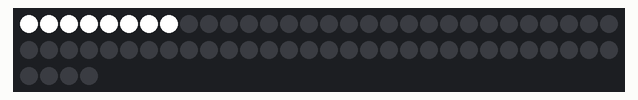
This sketch was run on a simulated Arduino Uno, built with avr-gcc and run on an emulated ATmega328P. On the bench: 64 RGB LEDs in strip order, left to right, continuing on the next row.

Above: at 0.1 s.
At 0.6 s:
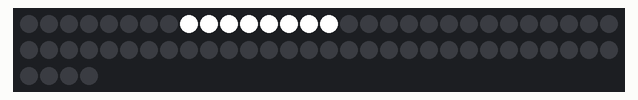
At 1.1 s:
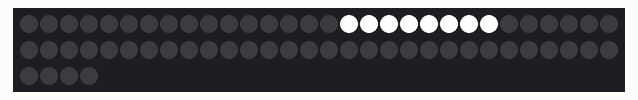
At 1.6 s:
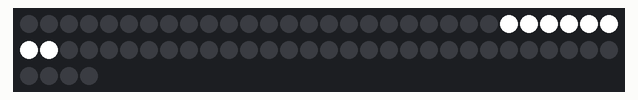
At 2.6 s:
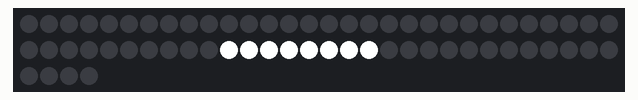
At 3.6 s:
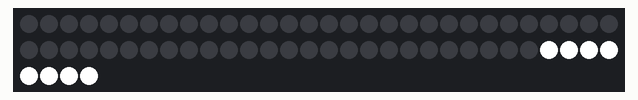

The sketch:

CH34x_Install_Windows_v3_4.zip.ino
```cpp
#include <Adafruit_NeoPixel.h>

#define LED_PIN 5
#define LED_COUNT 64

Adafruit_NeoPixel leds = Adafruit_NeoPixel(LED_COUNT, LED_PIN, NEO_GRB + NEO_KHZ800);

void setup() {
  leds.begin();
}

void loop() {
  for (int i = 0; i < 8; i++) {
    for (int j = 0; j < 8; j++) {
      int index = i * 8 + j;
      leds.setPixelColor(index, 255, 255, 255);
    }
    leds.show();
    delay(500);
    for (int j = 0; j < 8; j++) {
      int index = i * 8 + j;
      leds.setPixelColor(index, 0, 0, 0);
    }
    leds.show();
  }
}
```

Measured:
- by itself, everything shown: repeats every 4.0 s, in 9 steps
- what the display in image 1 shows lasts 0.5 s, from 0.5 s to 1.0 s
